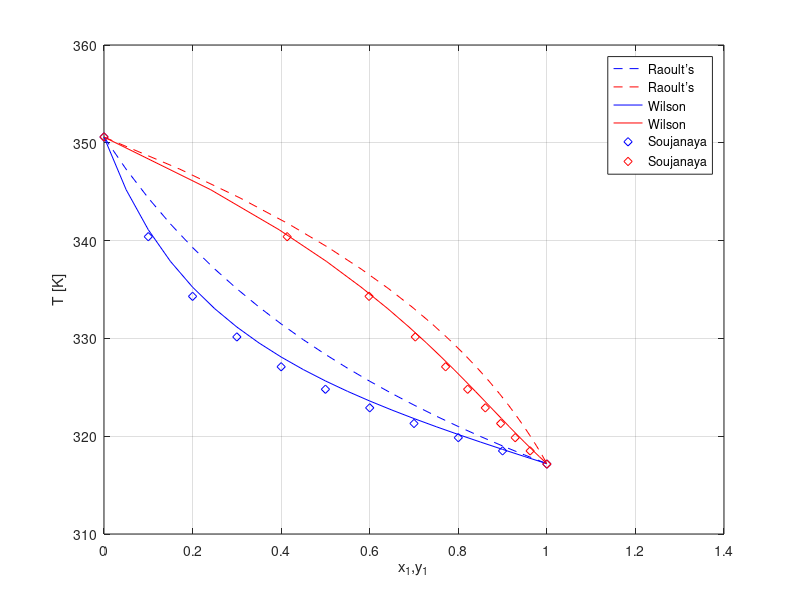

MATLAB code to generate this figure:
function project_2_Conor_Luppnow
clc; clear;
P = 42.66; %kPa
P_bar = 0.4266;

R = 8.314;

%%
x1 = 0:0.05:1;
x2 = 1 - x1;

T_init = 350;
epsilon = 0.0001;

A_met = 11.9673; B_met = 3626.55; C_met = -34.29;
A_water = 11.6834; B_water = 3816.44; C_water = -46.13;

%% Raoult Law
for i = 1:numel(x1)
    y_tot_R(i) = 2;
    T_R(i) = T_init;
    j=1;
    while abs(y_tot_R(i)-1) > epsilon
            
            while j==1
            P1_sat_R(i) = exp(A_met - B_met/(T_R(i) + C_met));
            P2_sat_R(i) = exp(A_water - B_water/(T_R(i) + C_water));

            K1_R(i) = P1_sat_R(i)/P_bar;
            K2_R(i) = P2_sat_R(i)/P_bar;
            
            y_tot_R(i) = K1_R(i) * x1(i) + K2_R(i) * x2(i);
            j = j+1;
            end
            
        
        if y_tot_R(i) > 1
            T_R(i) = 0.9999 * T_R(i);
            
            P1_sat_R(i) = exp(A_met - B_met/(T_R(i) + C_met));
            P2_sat_R(i) = exp(A_water - B_water/(T_R(i) + C_water));

            K1_R(i) = P1_sat_R(i)/P_bar;
            K2_R(i) = P2_sat_R(i)/P_bar;
            
            y_tot_R(i) = K1_R(i) * x1(i) + K2_R(i) * x2(i);
            
        end
        
        if y_tot_R(i) < 1
            T_R(i) = 1.0001 * T_R(i);
            
            P1_sat_R(i) = exp(A_met - B_met/(T_R(i) + C_met));
            P2_sat_R(i) = exp(A_water - B_water/(T_R(i) + C_water));

            K1_R(i) = P1_sat_R(i)/P_bar;
            K2_R(i) = P2_sat_R(i)/P_bar;
            
            y_tot_R(i) = K1_R(i) * x1(i) + K2_R(i) * x2(i);
            
        end
        

    end
    y1_R(i) = K1_R(i) * x1(i);
    
end

plot(x1,T_R,'--b',y1_R,T_R,'--r'); hold on;

%% Wilson

% Using values given for lamdba

%lambda_12 = -1.4636e+03 and lambda_21 = 2.8397e+03;

l_12 = -1.4636e+03; l_21 = 2.8397e+03;
v1 = 41.489; v2 = 18.156;


for k = 1:numel(x1)
    y_tot_W(k) = 2;
    T_W(k) = T_init;
    q=1;
    while abs(y_tot_W(k)-1) > epsilon
            
            while q==1
            L_12(k) = (v2/v1) * exp(-l_12/(R*T_W(k)));
            L_21(k) = (v1/v2) * exp(-l_21/(R*T_W(k)));
            Omega(k) = (L_12(k)/(x1(k)+x2(k)*L_12(k))) - (L_21(k)/(x2(k)+x1(k)*L_21(k)));
            
            gamma_1(k) = exp(-log(x1(k) + x2(k)*L_12(k)) + x2(k)*Omega(k));
            gamma_2(k) = exp(-log(x2(k) + x1(k)*L_21(k)) - x1(k)*Omega(k));
            
            P1_sat_W(k) = exp(A_met - B_met/(T_W(k) + C_met));
            P2_sat_W(k) = exp(A_water - B_water/(T_W(k) + C_water));

            K1_W(k) = P1_sat_W(k)*gamma_1(k)/P_bar;
            K2_W(k) = P2_sat_W(k)*gamma_2(k)/P_bar;
            
            y_tot_W(k) = K1_W(k) * x1(k) + K2_W(k) * x2(k);
            q = q+1;
            end
             
        if y_tot_W(k) > 1
            T_W(k) = 0.9999 * T_W(k);
            
            L_12(k) = (v2/v1) * exp(-l_12/(R*T_W(k)));
            L_21(k) = (v1/v2) * exp(-l_21/(R*T_W(k)));
            Omega(k) = (L_12(k)/(x1(k)+x2(k)*L_12(k))) - (L_21(k)/(x2(k)+x1(k)*L_21(k)));
            
            gamma_1(k) = exp(-log(x1(k) + x2(k)*L_12(k)) + x2(k)*Omega(k));
            gamma_2(k) = exp(-log(x2(k) + x1(k)*L_21(k)) - x1(k)*Omega(k));
            
            P1_sat_W(k) = exp(A_met - B_met/(T_W(k) + C_met));
            P2_sat_W(k) = exp(A_water - B_water/(T_W(k) + C_water));

            K1_W(k) = P1_sat_W(k)*gamma_1(k)/P_bar;
            K2_W(k) = P2_sat_W(k)*gamma_2(k)/P_bar;
            
            y_tot_W(k) = K1_W(k) * x1(k) + K2_W(k) * x2(k);
            
        end
        
        if y_tot_W(k) < 1
            T_W(k) = 1.0001 * T_W(k);
            
            L_12(k) = (v2/v1) * exp(-l_12/(R*T_W(k)));
            L_21(k) = (v1/v2) * exp(-l_21/(R*T_W(k)));
            Omega(k) = (L_12(k)/(x1(k)+x2(k)*L_12(k))) - (L_21(k)/(x2(k)+x1(k)*L_21(k)));
            
            gamma_1(k) = exp(-log(x1(k) + x2(k)*L_12(k)) + x2(k)*Omega(k));
            gamma_2(k) = exp(-log(x2(k) + x1(k)*L_21(k)) - x1(k)*Omega(k));
            
            P1_sat_W(k) = exp(A_met - B_met/(T_W(k) + C_met));
            P2_sat_W(k) = exp(A_water - B_water/(T_W(k) + C_water));

            K1_W(k) = P1_sat_W(k)*gamma_1(k)/P_bar;
            K2_W(k) = P2_sat_W(k)*gamma_2(k)/P_bar;
            
            y_tot_W(k) = K1_W(k) * x1(k) + K2_W(k) * x2(k);
            
        end   

    end
    y1_W(k) = K1_W(k) * x1(k);
    
end

plot(x1,T_W,'-b',y1_W,T_W,'-r'); hold on; grid on;

%% Soujanaya et al (2010)

x1_S = 0:0.1:1;
y1_S = [0 0.41357 0.598483 0.702982 0.77136 0.821163 0.861004 0.89567 0.928488 0.962243 1];
T_S = [350.6 340.4 334.3 330.15 327.1 324.8 322.9 321.3 319.85 318.5 317.15];

plot(x1_S,T_S,'db',y1_S,T_S,'dr');hold on;

xlabel('x_1,y_1');
ylabel('T [K]');

legend('Raoult’s','Raoult’s','Wilson','Wilson','Soujanaya','Soujanaya');

end

